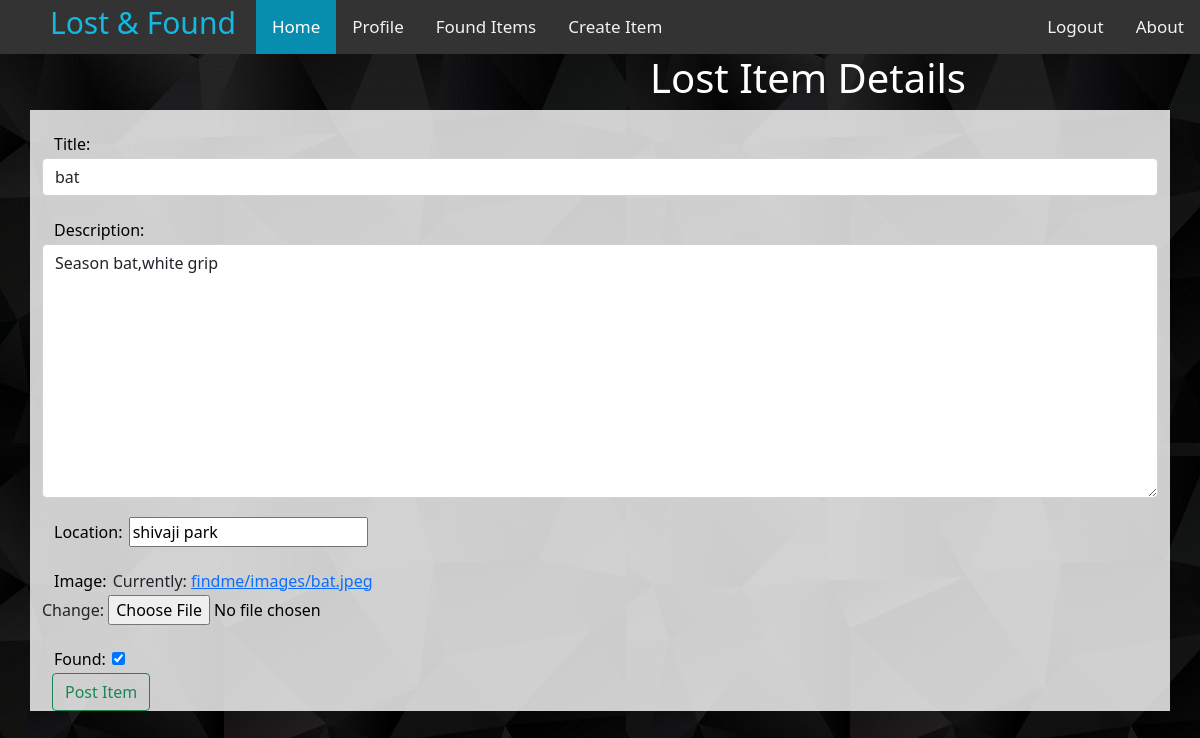
The page /founditem/2/update (signed in) on the database its author committed.
### findme/models.py (models this page shows, shortened)
class ItemLost(models.Model):
    ItemID = models.AutoField(primary_key=True)
    name = models.ForeignKey(User, on_delete=models.CASCADE, null=True)
    title = models.CharField(max_length=30)
    description = models.CharField(max_length=200)
    found = models.BooleanField(default=False)
    location = models.TextField(max_length=100)
    lost_date = models.DateTimeField(auto_now=True)
    image = models.ImageField(upload_to='findme/images', default="")
    found_location = models.CharField(max_length=100, null=True, blank=True)

### findme/views.py (the view)
# urls.py: path('founditem/<int:pk>/update', ItemUpdateView.as_view(), name='item-update'),
class ItemUpdateView(LoginRequiredMixin, UserPassesTestMixin, UpdateView):
    model = ItemLost
    form_class = Lost
    template_name = 'findme/item_form.html'
    def test_func(self):
        item = self.get_object()
        if self.request.user == item.name:
            return True
        return False

### findme/forms.py
class Lost(forms.ModelForm):
    title = forms.CharField(widget=forms.TextInput(attrs={'class': 'form-control'}))
    description = forms.CharField(widget=forms.Textarea(attrs={'class': 'form-control'}))
    location = forms.CharField(max_length=100)
    image = forms.ImageField()
    class Meta:
        model = ItemLost
        fields = ['title', 'description', 'location', 'image', 'found']

### findme/templates/findme/item_form.html (shortened to what this page needs)
{% extends "findme/base.html" %}
{% load crispy_forms_tags %}
{% block content %}
<h1>Lost Item Details</h1>
<div style="background: rgb(255,255,255,0.8);" class="container">
    <form method="post" action="" enctype="multipart/form-data">
    {% for field in form %}
    <div class="form-group">
        <label class="content">{{field.label_tag}}</label>
        {{field}}
    </div>
    {% endfor %}
    <button type="submit" class="btn btn-outline-success" style="margin-left:10px";>Post Item</button>
</form>
</div>
{% endblock %}

### findme/templates/findme/item_form.html (style rules this page uses)
h1 { margin-left:650px; color:white; }
.content { color:black; margin-top:20px; padding:2px; margin-left:10px; }
#id_image { color:white; }
#id_image { color:black; }

### rows shown on the page
ItemLost: form "bat" "Season bat,white grip" "shivaji park" "☑"

### other values the page prints
{{ field.label_tag }} "Title:" "Description:" "Location:" "Image:" "Found:"
